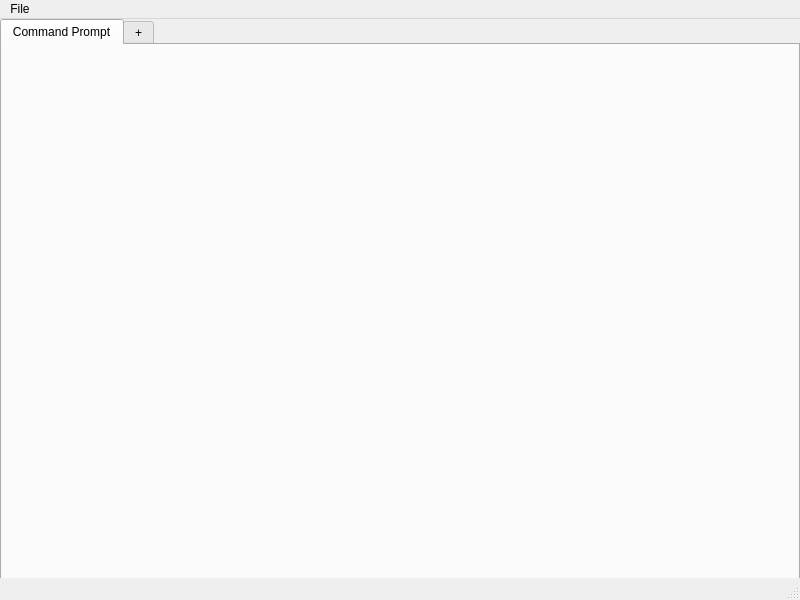
<?xml version="1.0" encoding="UTF-8"?>
<ui version="4.0">
 <class>MainWindow</class>
 <widget class="QMainWindow" name="MainWindow">
  <property name="geometry">
   <rect>
    <x>0</x>
    <y>0</y>
    <width>800</width>
    <height>600</height>
   </rect>
  </property>
  <property name="windowTitle">
   <string>MainWindow</string>
  </property>
  <widget class="QWidget" name="centralwidget">
   <widget class="QTabWidget" name="tabWidget">
    <property name="geometry">
     <rect>
      <x>0</x>
      <y>0</y>
      <width>800</width>
      <height>562</height>
     </rect>
    </property>
    <property name="tabShape">
     <enum>QTabWidget::Rounded</enum>
    </property>
    <property name="currentIndex">
     <number>0</number>
    </property>
    <property name="tabsClosable">
     <bool>false</bool>
    </property>
    <property name="movable">
     <bool>true</bool>
    </property>
    <property name="tabBarAutoHide">
     <bool>false</bool>
    </property>
    <widget class="QWidget" name="tab">
     <attribute name="title">
      <string>Command Prompt</string>
     </attribute>
     <widget class="QWidget" name="consoleWidget" native="true">
      <property name="geometry">
       <rect>
        <x>0</x>
        <y>0</y>
        <width>794</width>
        <height>533</height>
       </rect>
      </property>
     </widget>
    </widget>
    <widget class="QWidget" name="tab_2">
     <attribute name="title">
      <string>+</string>
     </attribute>
    </widget>
   </widget>
  </widget>
  <widget class="QMenuBar" name="menubar">
   <property name="geometry">
    <rect>
     <x>0</x>
     <y>0</y>
     <width>800</width>
     <height>21</height>
    </rect>
   </property>
   <widget class="QMenu" name="menuFile">
    <property name="title">
     <string>File</string>
    </property>
   </widget>
   <addaction name="menuFile"/>
  </widget>
  <widget class="QStatusBar" name="statusbar"/>
 </widget>
 <resources/>
 <connections/>
</ui>
